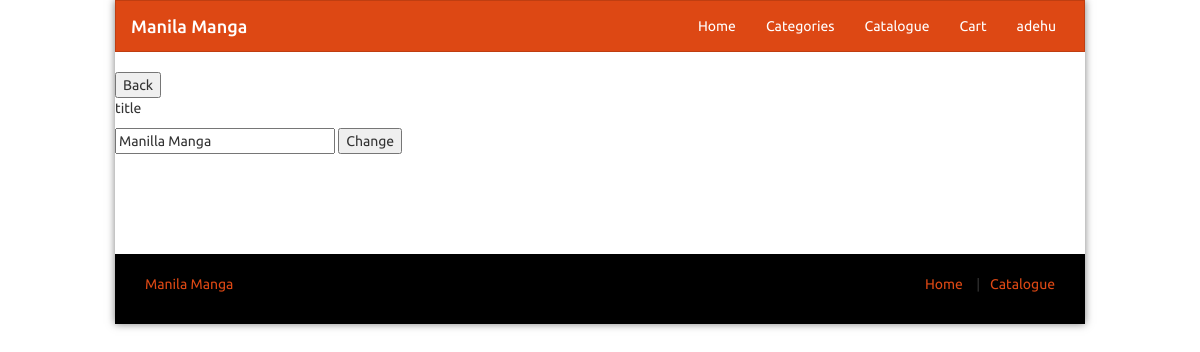
Page /mngann1.php?id=2 (signed in) on the committed database.
### tables this page shows
CREATE TABLE "users" (
	"userId"	INTEGER NOT NULL UNIQUE,
	"username"	TEXT,
	"password"	TEXT,
	"isAdmin"	INTEGER DEFAULT 0,
	PRIMARY KEY("userId" AUTOINCREMENT)
);

CREATE TABLE "announce" (
	"announceId"	INTEGER NOT NULL UNIQUE,
	"text"	TEXT,
	"purpose"	TEXT,
	PRIMARY KEY("announceId" AUTOINCREMENT)
);

### mngann1.php (the view, shortened to what this page needs)
<?php session_start();
include('adminSecurityCheck.php');
$announceId=$_GET['id'];
$announcesDataQuerry='SELECT * FROM announce WHERE announceId='.$announceId.'';
$announcesData=$db->query($announcesDataQuerry);
$eachAnnounceData=$announcesData->fetchArray();
include('navbar.php');
echo '<button onclick="history.go(-1);">Back </button>';
echo'
<form method="POST">
    <div class="admp">
        <p>'.$eachAnnounceData['purpose'].'</p>
        <input type="text" name="newAnnounce" value="'.$eachAnnounceData['text'].'">
        <button type="submit">Change</button>
    </div>
</form>';
include('footer.php');
unset($db);?>

### navbar.php (shortened to what this page needs)
<?php echo '<!doctype html>
<head>
    <link defer rel="stylesheet" href="bootstrap.min.css"/>
    <link rel="stylesheet" href="style2.css"/>
</head>
<head>
    <link defer rel="stylesheet" href="bootstrap.min.css"/>
    <link rel="stylesheet" href="style2.css"/>
</head>
<body class="layout-boxed">
    <div class="wrapper">
        <nav class="navbar navbar-default" role="navigation">
            <div class="container">
                <div class="navbar-header">
                    <h1 class="" style="margin:0;">
                        <a class="navbar-brand" href="index.php">
                            Manila Manga
                        </a>
                    </h1>
                </div>
                <div class="collapse navbar-collapse" id="navbar-menu">
                    <ul class="nav navbar-nav  navbar-right">
                        <li>
                            <a href="index.php" title="Home">
                                Home
                            </a>
                        </li>
                        <li>
                            <a href="categories.php" title="Categories">
                                Categories
                            </a>
                        </li>
                        <li>
                            <a href="catalogue.php" title="Catalogue Mangas">
                                Catalogue
                            </a>
                        </li>
                        <li>
                            <a href="cart.php" title="Cart">
                                Cart
                            </a>
                        </li>';
        if(isset($_SESSION['userId'])) {
            $db=new SQLite3('r209-db-01.sqlite');
            $id=$_SESSION['userId'];
            $getUsername='SELECT * FROM users WHERE userId = '.$id.'';
            $querry=$db->query($getUsername);
            $username=$querry->fetchArray();
            echo '<li>
                    <a href="user.php">'.$username[1].'</a>
                </li>';
        }
        echo '</a>
                        </li>
                    </ul>
                </div>
            </div>
            </nav>';
?>

### style2.css (style rules this page uses)
.layout-boxed { background: url(605743.jpg) repeat fixed }
.layout-boxed .container { max-width: 970px }
.layout-boxed .wrapper { background-color: #fff; max-width: 970px; margin: 0 auto; box-shadow: 0 0 8px rgba(0, 0, 0, .5); position: relative }
.navbar-default { border-radius: 0 }
ul { list-style: none; padding: 0; margin: 0 }

### rows in the picture
users: username "adehu"
announce: purpose "title", newAnnounce "Manilla Manga"
